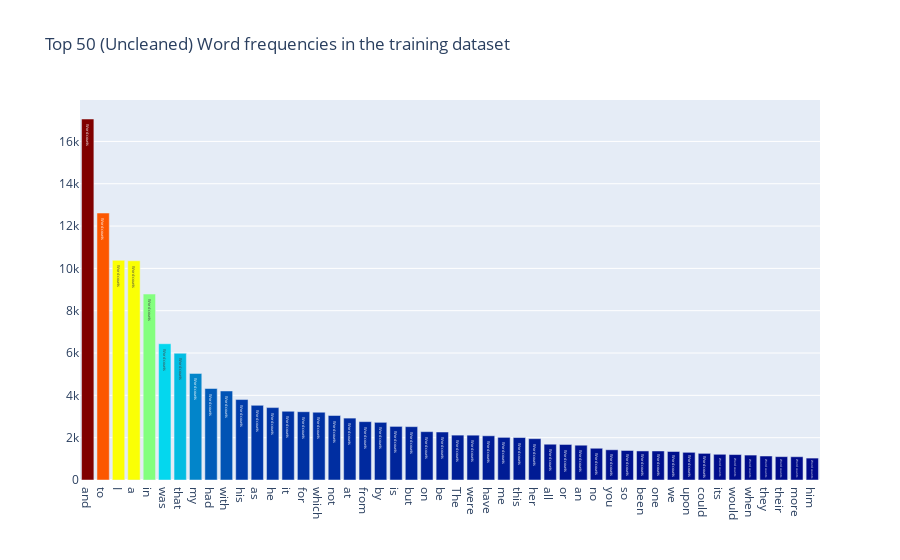

The code cell stored with this chart in its notebook:
### Code cell
all_words = df['text'].str.split(expand=True).unstack().value_counts()
data = [go.Bar(
            x = all_words.index.values[2:50],
            y = all_words.values[2:50],
            marker= dict(colorscale='Jet',
                         color = all_words.values[2:100]
                        ),
            text='Word counts'
    )]

layout = go.Layout(
    title='Top 50 (Uncleaned) Word frequencies in the training dataset'
)

fig = go.Figure(data=data, layout=layout)

py.iplot(fig, filename='basic-bar')

### Figure 1 — Plotly figure (JSON) as saved in the notebook; plotly's stock layout.template omitted (floating-point values rounded to 4 significant figures)
{"data": [{"marker": {"color": [17059, 12615, 10382, 10359, 8787, 6440, 5988, 5037, 4324, 4207, 3802, 3528, 3422, 3247, 3227, 3203, 3048, 2925, 2758, 2725, 2533, 2521, 2285, 2268, 2121, 2118, 2089, 2015, 2007, 1953, 1691, 1679, 1644, 1500, 1428, 1395, 1373, 1372, 1347, 1308, 1259, 1215, 1202, 1178, 1134, 1104, 1100, 1036, 992, 957, 954, 929, 925, 924, 915, 901, 880, 873, 863, 861, 829, 823, 814, 751, 713, 707, 701, 648, 645, 645, 638, 624, 623, 600, 595, 592, 576, 575, 574, 565, 550, 545, 539, 534, 532, 531, 527, 527, 526, 503, 502, 497, 493, 493, 491, 488, 486, 482], "colorscale": [[0, "rgb(0,0,131)"], [0.2, "rgb(0,60,170)"], [0.4, "rgb(5,255,255)"], [0.6, "rgb(255,255,0)"], [0.8, "rgb(250,0,0)"], [1, "rgb(128,0,0)"]]}, "text": "Word counts", "type": "bar", "x": ["and", "to", "I", "a", "in", "was", "that", "my", "had", "with", "his", "as", "he", "it", "for", "which", "not", "at", "from", "by", "is", "but", "on", "be", "The", "were", "have", "me", "this", "her", "all", "or", "an", "no", "you", "so", "been", "one", "we", "upon", "could", "its", "would", "when", "they", "their", "more", "him"], "y": [17059, 12615, 10382, 10359, 8787, 6440, 5988, 5037, 4324, 4207, 3802, 3528, 3422, 3247, 3227, 3203, 3048, 2925, 2758, 2725, 2533, 2521, 2285, 2268, 2121, 2118, 2089, 2015, 2007, 1953, 1691, 1679, 1644, 1500, 1428, 1395, 1373, 1372, 1347, 1308, 1259, 1215, 1202, 1178, 1134, 1104, 1100, 1036]}], "layout": {"title": {"text": "Top 50 (Uncleaned) Word frequencies in the training dataset"}}}
